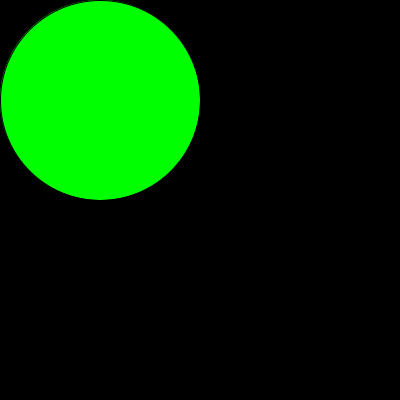
Frame 1 (no input)
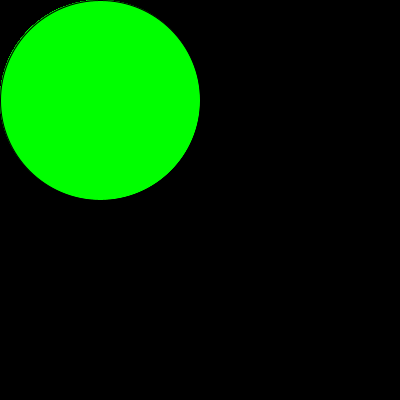
Frame 60 (the mouse pressed at the canvas centre just before this capture)
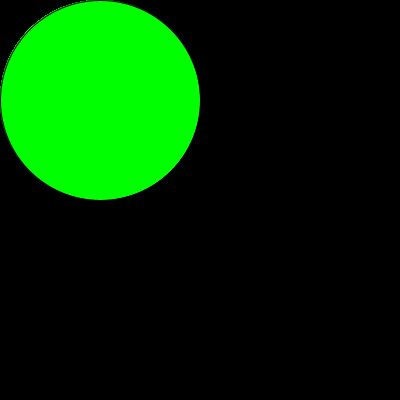
Frame 120 (the mouse held since frame 60 and released just before this capture)

The Processing sketch that drew these frames (run headless with seeded random() and noise(); from frame 60 on, the mouse is pressed at the canvas centre):

// Processing sketch: InsideArc
// ── InsideArc.pde
int x = 100;
int y = 100;
int d = 200;
float a1 = 0, a2 = 0;
float na1, na2;

// Get any angle, between -infinite and +infinite, and clamp it between 0 and 2*PI
float normalizeAngle(float angle)
{
  // First, limit it between -2*PI and 2*PI, using modulo operator
  float na = angle % (2 * PI);
  // If the result is negative, bring it back to 0, 2*PI interval
  if (na < 0) na = 2*PI + na;
  return na;
}

void setup()
{
  background(0);
  size(400, 400);
}

void draw()
{
  if (frameCount % 20 == 0)
  {
    // Every 20 frames, change the angles in opposite directions with different speeds,
    // to make interesting range of angles
    a1 += PI/11;
    a2 -= PI/7;
  }
  // Normalize angles
  na1 = normalizeAngle(a1);
  na2 = normalizeAngle(a2);
  // Draw the circle base of the arc
  fill(#00FF00); ellipse(x, y, d, d);
  // Find the angle between the mouse position and the x axis from the center of the circle
  float a = normalizeAngle(atan2(mouseY - y, mouseX - x));
  // Find if the mouse is close enough of center
  boolean nearCenter = sqrt(sq(mouseX - x) + sq(mouseY - y)) <= d /2;
  boolean between;
  // First case: small arc, below half of circle
  if (na1 < na2)
  {
    // Just check we are between these two angles
    between = na1 <= a && a <= na2;
  }
  else  // Second case: wide arc, more than half of circle
  {
    // Check we are NOT in the remaining (empty) area...
    between = !(na2 <= a && a <= na1);
  }
  if (nearCenter && between)
  {
    // Both conditions (distance and angle) fulfilled: show arc in red
    fill(#FF0000);
  }
  else
  {
    // Not in arc: show it in blue
    fill(#0000FF);
  }
  // Just draw the wanted arc: I use the original angles to ensure the algorithm is sound
  arc(x, y, d, d, a1, a2);
}
